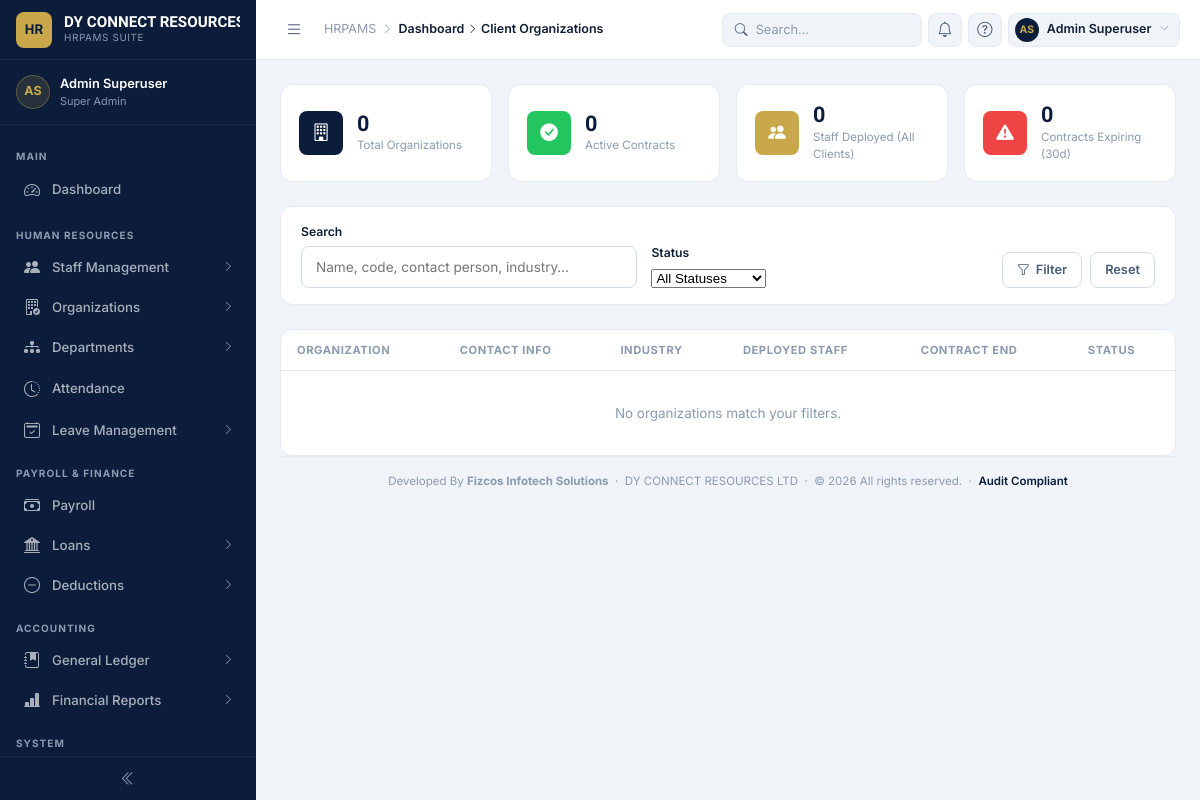
Before: /organization/organizations/ (signed in) with the older database file.
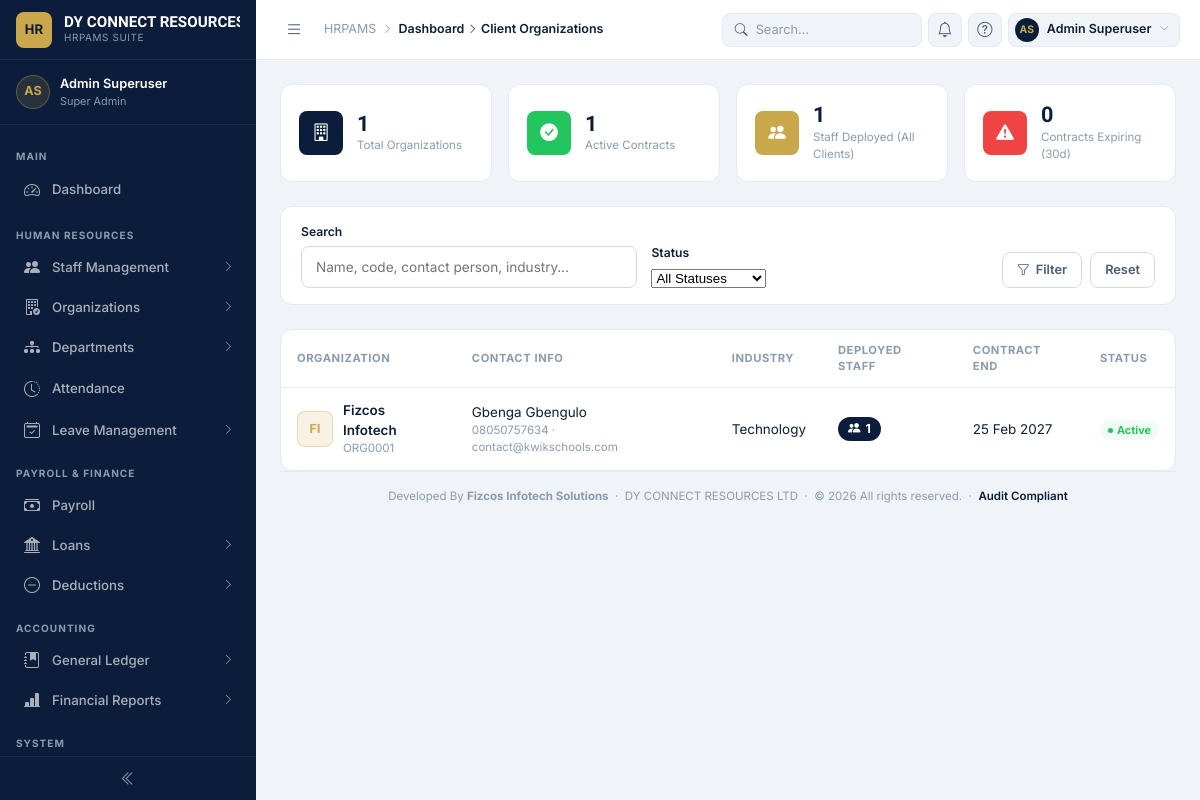
After: the same page with the newer database file.
### organization/models.py (models this page shows, shortened)
class Company(AuditableModel):
    name = models.CharField(max_length=100, unique=True)
    code = models.CharField(
        max_length=20,
        unique=True,
        db_index=True,
        blank=True,
        help_text="Automatically generated if left blank (e.g. ORG0001).",
    )
    industry = models.CharField(max_length=100, blank=True)
    description = models.TextField(max_length=200, blank=True)
    address = models.CharField(
        max_length=255,
        blank=True,
        help_text="Physical address — shown as a staff member's deployment location.",
    )
    contact_person = models.CharField(max_length=150, blank=True)
    phone = models.CharField(max_length=20, blank=True)
    email = models.EmailField(blank=True)
    contract_start_date = models.DateField(null=True, blank=True)
    contract_end_date = models.DateField(null=True, blank=True)
    status = models.CharField(
        max_length=20,
        choices=OrganizationStatus.choices,
        default=OrganizationStatus.ACTIVE,
    )
    logo = models.ImageField(
        upload_to=company_logo_upload_path,
        blank=True,
        null=True,
        validators=[
            FileExtensionValidator(IMAGE_EXTENSIONS),
            validate_file_size,
        ],
        help_text="Displayed on printable reports and client-facing pages.",
    )
    notes = models.TextField(blank=True)
    slug = models.SlugField(null=True, blank=True, help_text="Do not enter anything here")
    class Meta:
        verbose_name = "Organization"
        verbose_name_plural = "Organizations"
    @property
    def is_contract_expiring_soon(self) -> bool:
        if not self.contract_end_date:
            return False
        return self.contract_end_date <= timezone.localdate() + timedelta(days=30)

### organization/views.py (the view, shortened to what this page needs)
class OrganizationListView(LoginRequiredMixin, PermissionRequiredMixin, ListView):
    model = Company
    template_name = "organization/organization_list.html"
    context_object_name = "organizations"
    paginate_by = 20
    permission_required = "organization.view_company"
    def get_queryset(self):
        qs = _companies_with_deployed_count()
        status = self.request.GET.get("status", "")
        search = self.request.GET.get("q", "").strip()
        if status:
            qs = qs.filter(status=status)
        return qs.order_by("name")
    def get_context_data(self, **kwargs):
        context = super().get_context_data(**kwargs)
        today = timezone.localdate()
        context["status_choices"] = OrganizationStatus.choices
        context["selected_status"] = self.request.GET.get("status", "")
        context["search_term"] = self.request.GET.get("q", "")
        context["stats"] = {
            "total_organizations": Company.objects.filter(is_active=True).count(),
            "active_organizations": Company.objects.filter(
                is_active=True, status=OrganizationStatus.ACTIVE
            ).count(),
            "total_deployed_staff": StaffDeployment.objects.current().count(),
            "contracts_expiring_soon": Company.objects.filter(
                is_active=True,
                contract_end_date__isnull=False,
                contract_end_date__gte=today,
                contract_end_date__lte=today + timedelta(days=30),
            ).count(),
        }
        return context

### dashboard/context_processors.py (called while the page is built)
def corporate_identity(request):
    try:
        identity = CorporateIdentity.get_default()
    except Exception as exc:
        logger.warning(
            "Unable to load Corporate Identity: %s",
            exc,
        )
        identity = None
    return {
        "corporate_info": identity,
    }

### dashboard/models.py (called while the page is built)
    @classmethod
    def get_default(cls) -> "CorporateIdentity | None":
        return (
            cls.objects.filter(is_default=True).first()
            or cls.objects.first()
        )

### organization/managers.py (called while the page is built)
    def with_related(self):
        return self.select_related(
            "staff",
            "staff__user",
            "staff__staff_rank",
            "company",
            "department",
            "designation",
        )

    def current(self):
        return self.filter(is_current=True, is_active=True)

    def get_queryset(self):
        return super().get_queryset().with_related()

### organization/views.py (called while the page is built)
def _companies_with_deployed_count():
    return Company.objects.filter(is_active=True).annotate(
        deployed_staff_count=Count(
            "deployments", filter=Q(deployments__is_current=True), distinct=True
        )
    )

### organization/templates/organization/organization_list.html (shortened to what the changed rows need)
{% extends "dashboard/base.html" %}
{% load static %}
{% block content %}
<div class="org-stat-row section-mb">
  <div class="org-stat-card">
    <div>
      <div class="org-stat-value">{{ stats.total_organizations }}</div>
      <div class="org-stat-label">Total Organizations</div>
    </div>
  </div>
  <div class="org-stat-card">
    <div>
      <div class="org-stat-value">{{ stats.active_organizations }}</div>
      <div class="org-stat-label">Active Contracts</div>
    </div>
  </div>
  <div class="org-stat-card">
    <div>
      <div class="org-stat-value">{{ stats.total_deployed_staff }}</div>
      <div class="org-stat-label">Staff Deployed (All Clients)</div>
    </div>
  </div>
</div>
<div class="card">
  <div class="table-responsive">
    <table class="org-table">
      <thead>
        <tr>
          <th>Organization</th>
          <th>Contact Info</th>
          <th>Industry</th>
          <th>Deployed Staff</th>
          <th>Contract End</th>
          <th>Status</th>
        </tr>
      </thead>
      <tbody>
        {% for org in organizations %}
        <tr>
          <td data-label="Organization">
            <div class="org-cell">
              {% if org.logo %}
                <img src="{{ org.logo.url }}" alt="{{ org.name }}" class="org-logo">
              {% else %}
                <div class="org-logo-fallback">{{ org.name|slice:":2"|upper }}</div>
              {% endif %}
              <div>
                <div class="org-name">{{ org.name }}</div>
                <div class="org-sub">{{ org.code }}</div>
              </div>
            </div>
          </td>
          <td data-label="Contact Info">
            <div>{{ org.contact_person|default:"—" }}</div>
            <div class="org-sub">{{ org.phone|default:"" }}{% if org.phone and org.email %} · {% endif %}{{ org.email|default:"" }}</div>
          </td>
          <td data-label="Industry">{{ org.industry|default:"—" }}</td>
          <td data-label="Deployed Staff">
            <a href="{% url 'organization:deployment-list' %}?company={{ org.id }}"
               class="staff-count-pill {% if org.deployed_staff_count == 0 %}zero{% endif %}"
               title="View staff deployed at {{ org.name }}">
              <i class="bi bi-people-fill"></i> {{ org.deployed_staff_count }}
            </a>
          </td>
          <td data-label="Contract End">
            {{ org.contract_end_date|date:"d M Y"|default:"—" }}
          </td>
          <td data-label="Status">
            <span class="pill {% if org.status == 'Active' %}active{% else %}inactive{% endif %}">{{ org.status }}</span>
          </td>
        </tr>
        {% empty %}
        <tr>
          <td colspan="6" style="text-align:center;padding:32px;color:var(--text-muted)">
            No organizations match your filters.
          </td>
        </tr>
        {% endfor %}
      </tbody>
    </table>
  </div>
</div>
{% endblock %}

Changed rows visible on the page:
added Company: name "FI", name "Fizcos Infotech", code "ORG0001", contact_person "Gbenga Gbengulo", phone "08050757634", email "contact@kwikschools.com", industry "Technology", deployed_staff_count "1", contract_end_date "25 Feb 2027", status "Active"
Other visible differences:
{{ stats.total_organizations }}: "0" → "1"
{{ stats.active_organizations }}: "0" → "1"
{{ stats.total_deployed_staff }}: "0" → "1"
text no longer shown: "No organizations match your filters."
